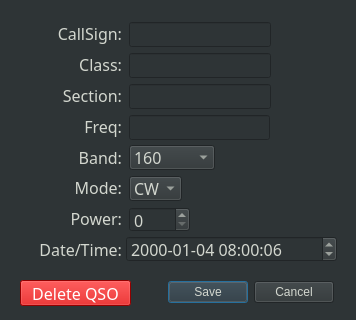
<?xml version="1.0" encoding="UTF-8"?>
<ui version="4.0">
 <class>Dialog</class>
 <widget class="QDialog" name="Dialog">
  <property name="geometry">
   <rect>
    <x>0</x>
    <y>0</y>
    <width>356</width>
    <height>320</height>
   </rect>
  </property>
  <property name="windowTitle">
   <string>Edit QSO</string>
  </property>
  <property name="styleSheet">
   <string notr="true">background-color: rgb(46, 52, 54);
color: rgb(211, 215, 207);</string>
  </property>
  <widget class="QDialogButtonBox" name="buttonBox">
   <property name="geometry">
    <rect>
     <x>168</x>
     <y>280</y>
     <width>166</width>
     <height>25</height>
    </rect>
   </property>
   <property name="font">
    <font>
     <family>Courier</family>
     <weight>75</weight>
     <bold>true</bold>
    </font>
   </property>
   <property name="orientation">
    <enum>Qt::Horizontal</enum>
   </property>
   <property name="standardButtons">
    <set>QDialogButtonBox::Cancel|QDialogButtonBox::Save</set>
   </property>
   <property name="centerButtons">
    <bool>false</bool>
   </property>
  </widget>
  <widget class="QLineEdit" name="editCallsign">
   <property name="geometry">
    <rect>
     <x>129</x>
     <y>22</y>
     <width>142</width>
     <height>25</height>
    </rect>
   </property>
   <property name="font">
    <font>
     <family>JetBrains Mono</family>
     <pointsize>12</pointsize>
     <weight>50</weight>
     <bold>false</bold>
    </font>
   </property>
   <property name="maxLength">
    <number>14</number>
   </property>
  </widget>
  <widget class="QLineEdit" name="editClass">
   <property name="geometry">
    <rect>
     <x>129</x>
     <y>53</y>
     <width>142</width>
     <height>25</height>
    </rect>
   </property>
   <property name="font">
    <font>
     <family>JetBrains Mono</family>
     <pointsize>12</pointsize>
     <weight>50</weight>
     <bold>false</bold>
    </font>
   </property>
   <property name="maxLength">
    <number>4</number>
   </property>
  </widget>
  <widget class="QLineEdit" name="editSection">
   <property name="geometry">
    <rect>
     <x>129</x>
     <y>84</y>
     <width>142</width>
     <height>25</height>
    </rect>
   </property>
   <property name="font">
    <font>
     <family>JetBrains Mono</family>
     <pointsize>12</pointsize>
     <weight>50</weight>
     <bold>false</bold>
    </font>
   </property>
   <property name="maxLength">
    <number>3</number>
   </property>
  </widget>
  <widget class="QDateTimeEdit" name="editDateTime">
   <property name="geometry">
    <rect>
     <x>126</x>
     <y>236</y>
     <width>211</width>
     <height>26</height>
    </rect>
   </property>
   <property name="font">
    <font>
     <family>JetBrains Mono</family>
     <pointsize>12</pointsize>
     <weight>50</weight>
     <bold>false</bold>
    </font>
   </property>
   <property name="dateTime">
    <datetime>
     <hour>8</hour>
     <minute>0</minute>
     <second>6</second>
     <year>2000</year>
     <month>1</month>
     <day>4</day>
    </datetime>
   </property>
   <property name="currentSection">
    <enum>QDateTimeEdit::YearSection</enum>
   </property>
   <property name="displayFormat">
    <string>yyyy-MM-dd hh:mm:ss</string>
   </property>
   <property name="timeSpec">
    <enum>Qt::UTC</enum>
   </property>
  </widget>
  <widget class="QSpinBox" name="editPower">
   <property name="geometry">
    <rect>
     <x>129</x>
     <y>207</y>
     <width>61</width>
     <height>25</height>
    </rect>
   </property>
   <property name="font">
    <font>
     <family>JetBrains Mono</family>
     <pointsize>12</pointsize>
     <weight>50</weight>
     <bold>false</bold>
    </font>
   </property>
   <property name="buttonSymbols">
    <enum>QAbstractSpinBox::UpDownArrows</enum>
   </property>
   <property name="maximum">
    <number>1500</number>
   </property>
  </widget>
  <widget class="QComboBox" name="editMode">
   <property name="geometry">
    <rect>
     <x>129</x>
     <y>176</y>
     <width>53</width>
     <height>25</height>
    </rect>
   </property>
   <property name="font">
    <font>
     <family>JetBrains Mono</family>
     <pointsize>12</pointsize>
     <weight>50</weight>
     <bold>false</bold>
    </font>
   </property>
   <item>
    <property name="text">
     <string>CW</string>
    </property>
   </item>
   <item>
    <property name="text">
     <string>PH</string>
    </property>
   </item>
   <item>
    <property name="text">
     <string>DI</string>
    </property>
   </item>
  </widget>
  <widget class="QPushButton" name="deleteButton">
   <property name="geometry">
    <rect>
     <x>20</x>
     <y>280</y>
     <width>111</width>
     <height>26</height>
    </rect>
   </property>
   <property name="font">
    <font>
     <family>JetBrains Mono</family>
     <pointsize>12</pointsize>
     <weight>50</weight>
     <bold>false</bold>
    </font>
   </property>
   <property name="styleSheet">
    <string notr="true">background-color: rgb(204, 0, 0);
color: rgb(255, 255, 255);</string>
   </property>
   <property name="text">
    <string>Delete QSO</string>
   </property>
  </widget>
  <widget class="QComboBox" name="editBand">
   <property name="geometry">
    <rect>
     <x>129</x>
     <y>145</y>
     <width>86</width>
     <height>25</height>
    </rect>
   </property>
   <property name="font">
    <font>
     <family>JetBrains Mono</family>
     <pointsize>12</pointsize>
     <weight>50</weight>
     <bold>false</bold>
    </font>
   </property>
   <item>
    <property name="text">
     <string>160</string>
    </property>
   </item>
   <item>
    <property name="text">
     <string>80</string>
    </property>
   </item>
   <item>
    <property name="text">
     <string>60</string>
    </property>
   </item>
   <item>
    <property name="text">
     <string>40</string>
    </property>
   </item>
   <item>
    <property name="text">
     <string>30</string>
    </property>
   </item>
   <item>
    <property name="text">
     <string>20</string>
    </property>
   </item>
   <item>
    <property name="text">
     <string>17</string>
    </property>
   </item>
   <item>
    <property name="text">
     <string>15</string>
    </property>
   </item>
   <item>
    <property name="text">
     <string>12</string>
    </property>
   </item>
   <item>
    <property name="text">
     <string>10</string>
    </property>
   </item>
   <item>
    <property name="text">
     <string>6</string>
    </property>
   </item>
   <item>
    <property name="text">
     <string>2</string>
    </property>
   </item>
  </widget>
  <widget class="QWidget" name="layoutWidget">
   <property name="geometry">
    <rect>
     <x>24</x>
     <y>21</y>
     <width>98</width>
     <height>241</height>
    </rect>
   </property>
   <property name="font">
    <font>
     <family>Courier</family>
     <weight>75</weight>
     <bold>true</bold>
    </font>
   </property>
   <layout class="QVBoxLayout" name="verticalLayout_2">
    <item>
     <widget class="QLabel" name="label">
      <property name="font">
       <font>
        <family>JetBrains Mono</family>
        <pointsize>12</pointsize>
        <weight>50</weight>
        <bold>false</bold>
       </font>
      </property>
      <property name="text">
       <string>CallSign:</string>
      </property>
      <property name="alignment">
       <set>Qt::AlignRight|Qt::AlignTrailing|Qt::AlignVCenter</set>
      </property>
     </widget>
    </item>
    <item>
     <widget class="QLabel" name="label_2">
      <property name="font">
       <font>
        <family>JetBrains Mono</family>
        <pointsize>12</pointsize>
        <weight>50</weight>
        <bold>false</bold>
       </font>
      </property>
      <property name="text">
       <string>Class:</string>
      </property>
      <property name="alignment">
       <set>Qt::AlignRight|Qt::AlignTrailing|Qt::AlignVCenter</set>
      </property>
     </widget>
    </item>
    <item>
     <widget class="QLabel" name="label_3">
      <property name="font">
       <font>
        <family>JetBrains Mono</family>
        <pointsize>12</pointsize>
        <weight>50</weight>
        <bold>false</bold>
       </font>
      </property>
      <property name="text">
       <string>Section:</string>
      </property>
      <property name="alignment">
       <set>Qt::AlignRight|Qt::AlignTrailing|Qt::AlignVCenter</set>
      </property>
     </widget>
    </item>
    <item>
     <widget class="QLabel" name="label_8">
      <property name="font">
       <font>
        <family>JetBrains Mono</family>
        <pointsize>12</pointsize>
        <weight>50</weight>
        <bold>false</bold>
       </font>
      </property>
      <property name="text">
       <string>Freq:</string>
      </property>
      <property name="alignment">
       <set>Qt::AlignRight|Qt::AlignTrailing|Qt::AlignVCenter</set>
      </property>
     </widget>
    </item>
    <item>
     <widget class="QLabel" name="label_4">
      <property name="font">
       <font>
        <family>JetBrains Mono</family>
        <pointsize>12</pointsize>
        <weight>50</weight>
        <bold>false</bold>
       </font>
      </property>
      <property name="text">
       <string>Band:</string>
      </property>
      <property name="alignment">
       <set>Qt::AlignRight|Qt::AlignTrailing|Qt::AlignVCenter</set>
      </property>
     </widget>
    </item>
    <item>
     <widget class="QLabel" name="label_5">
      <property name="font">
       <font>
        <family>JetBrains Mono</family>
        <pointsize>12</pointsize>
        <weight>50</weight>
        <bold>false</bold>
       </font>
      </property>
      <property name="text">
       <string>Mode:</string>
      </property>
      <property name="alignment">
       <set>Qt::AlignRight|Qt::AlignTrailing|Qt::AlignVCenter</set>
      </property>
     </widget>
    </item>
    <item>
     <widget class="QLabel" name="label_7">
      <property name="font">
       <font>
        <family>JetBrains Mono</family>
        <pointsize>12</pointsize>
        <weight>50</weight>
        <bold>false</bold>
       </font>
      </property>
      <property name="text">
       <string>Power:</string>
      </property>
      <property name="alignment">
       <set>Qt::AlignRight|Qt::AlignTrailing|Qt::AlignVCenter</set>
      </property>
     </widget>
    </item>
    <item>
     <widget class="QLabel" name="label_6">
      <property name="font">
       <font>
        <family>JetBrains Mono</family>
        <pointsize>12</pointsize>
        <weight>50</weight>
        <bold>false</bold>
       </font>
      </property>
      <property name="text">
       <string>Date/Time:</string>
      </property>
      <property name="alignment">
       <set>Qt::AlignRight|Qt::AlignTrailing|Qt::AlignVCenter</set>
      </property>
     </widget>
    </item>
   </layout>
  </widget>
  <widget class="QLineEdit" name="editFreq">
   <property name="geometry">
    <rect>
     <x>129</x>
     <y>115</y>
     <width>141</width>
     <height>25</height>
    </rect>
   </property>
   <property name="font">
    <font>
     <family>JetBrains Mono</family>
     <pointsize>12</pointsize>
     <weight>50</weight>
     <bold>false</bold>
    </font>
   </property>
  </widget>
 </widget>
 <resources/>
 <connections>
  <connection>
   <sender>buttonBox</sender>
   <signal>accepted()</signal>
   <receiver>Dialog</receiver>
   <slot>accept()</slot>
   <hints>
    <hint type="sourcelabel">
     <x>248</x>
     <y>254</y>
    </hint>
    <hint type="destinationlabel">
     <x>157</x>
     <y>274</y>
    </hint>
   </hints>
  </connection>
  <connection>
   <sender>buttonBox</sender>
   <signal>rejected()</signal>
   <receiver>Dialog</receiver>
   <slot>reject()</slot>
   <hints>
    <hint type="sourcelabel">
     <x>316</x>
     <y>260</y>
    </hint>
    <hint type="destinationlabel">
     <x>286</x>
     <y>274</y>
    </hint>
   </hints>
  </connection>
 </connections>
</ui>
